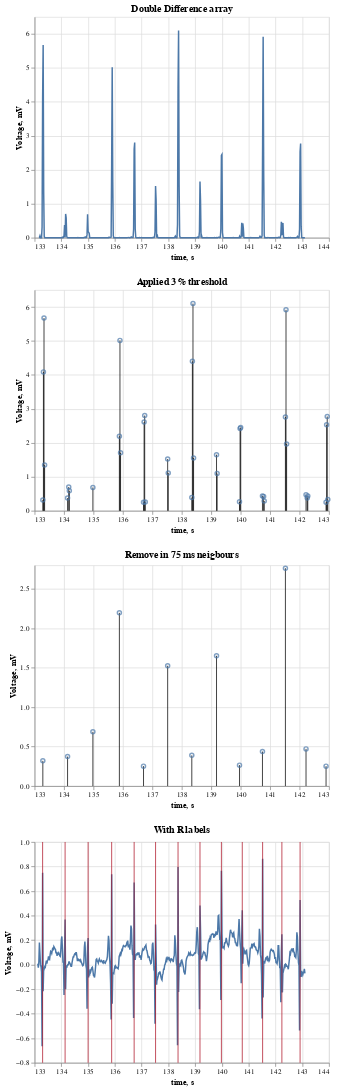

This figure's notebook cell:
### Code cell
get_rs(sig = get_signal(1, 'Standing still')[:500], show_step_visualization=True)

### Figure 1 — Vega-Lite specification as saved in the notebook (floating-point values rounded to 4 significant figures; data arrays with more than 128 entries replaced by an {"elided": "..."} marker saying what was removed)
{"config": {"view": {"continuousWidth": 400, "continuousHeight": 300}}, "vconcat": [{"data": {"name": "data-c5b668c76943dc1fe88d04c064b5c5e3"}, "mark": "line", "encoding": {"x": {"type": "quantitative", "axis": {"labels": true}, "field": "timepoint", "scale": {"zero": false}, "title": "time, s"}, "y": {"type": "quantitative", "field": "ECG-1", "title": "Voltage, mV"}}, "title": "Double Difference array"}, {"layer": [{"mark": "rule", "encoding": {"x": {"type": "quantitative", "axis": {"labels": true}, "field": "timepoint", "scale": {"zero": false}, "title": "time, s"}, "y": {"type": "quantitative", "field": "ECG-1", "title": "Voltage, mV"}}}, {"mark": "point", "encoding": {"x": {"type": "quantitative", "axis": {"labels": true}, "field": "timepoint", "scale": {"zero": false}, "title": "time, s"}, "y": {"type": "quantitative", "field": "ECG-1", "title": "Voltage, mV"}}}], "data": {"name": "data-dca73156e08d09b2b2376f5834f82542"}, "title": "Applied 3 % threshold"}, {"layer": [{"mark": "rule", "encoding": {"x": {"type": "quantitative", "axis": {"labels": true}, "field": "timepoint", "scale": {"zero": false}, "title": "time, s"}, "y": {"type": "quantitative", "field": "ECG-1", "title": "Voltage, mV"}}}, {"mark": "point", "encoding": {"x": {"type": "quantitative", "axis": {"labels": true}, "field": "timepoint", "scale": {"zero": false}, "title": "time, s"}, "y": {"type": "quantitative", "field": "ECG-1", "title": "Voltage, mV"}}}], "data": {"name": "data-bd0974d933e0e496a23db5ada7e36796"}, "title": "Remove in 75 ms neigbours"}, {"layer": [{"data": {"name": "data-2595a3f7cae4911136fd7b52ea159ea5"}, "mark": "line", "encoding": {"x": {"type": "quantitative", "axis": {"labels": true}, "field": "timepoint", "title": "time, s"}, "y": {"type": "quantitative", "field": "ECG-1", "title": "Voltage, mV"}}}, {"data": {"name": "data-ec649e397487d2faec2f768377aa5dd4"}, "mark": "rule", "encoding": {"color": {"value": "#ae1325"}, "x": {"type": "quantitative", "axis": {"labels": false}, "field": "label_time", "title": ""}}}], "title": "With R labels"}], "$schema": "https://vega.github.io/schema/vega-lite/v4.8.1.json", "datasets": {"data-c5b668c76943dc1fe88d04c064b5c5e3": {"elided": "498 records"}, "data-dca73156e08d09b2b2376f5834f82542": [{"timepoint": 133.3, "ECG-1": 0.3194}, {"timepoint": 133.3, "ECG-1": 4.088}, {"timepoint": 133.3, "ECG-1": 5.674}, {"timepoint": 133.3, "ECG-1": 1.345}, {"timepoint": 134.1, "ECG-1": 0.3736}, {"timepoint": 134.2, "ECG-1": 0.701}, {"timepoint": 134.2, "ECG-1": 0.5869}, {"timepoint": 135.0, "ECG-1": 0.687}, {"timepoint": 135.9, "ECG-1": 2.196}, {"timepoint": 135.9, "ECG-1": 5.016}, {"timepoint": 135.9, "ECG-1": 1.706}, {"timepoint": 136.7, "ECG-1": 0.2524}, {"timepoint": 136.7, "ECG-1": 2.611}, {"timepoint": 136.7, "ECG-1": 2.804}, {"timepoint": 136.8, "ECG-1": 0.2566}, {"timepoint": 137.5, "ECG-1": 1.525}, {"timepoint": 137.5, "ECG-1": 1.113}, {"timepoint": 138.3, "ECG-1": 0.3891}, {"timepoint": 138.4, "ECG-1": 4.399}, {"timepoint": 138.4, "ECG-1": 6.101}, {"timepoint": 138.4, "ECG-1": 1.556}, {"timepoint": 139.2, "ECG-1": 1.652}, {"timepoint": 139.2, "ECG-1": 1.095}, {"timepoint": 140.0, "ECG-1": 0.2651}, {"timepoint": 140.0, "ECG-1": 2.425}, {"timepoint": 140.0, "ECG-1": 2.451}, {"timepoint": 140.7, "ECG-1": 0.4375}, {"timepoint": 140.8, "ECG-1": 0.421}, {"timepoint": 140.8, "ECG-1": 0.2871}, {"timepoint": 141.5, "ECG-1": 2.762}, {"timepoint": 141.5, "ECG-1": 5.916}, {"timepoint": 141.6, "ECG-1": 1.967}, {"timepoint": 142.2, "ECG-1": 0.4714}, {"timepoint": 142.3, "ECG-1": 0.3787}, {"timepoint": 142.3, "ECG-1": 0.432}, {"timepoint": 142.9, "ECG-1": 0.2524}, {"timepoint": 142.9, "ECG-1": 2.531}, {"timepoint": 142.9, "ECG-1": 2.776}, {"timepoint": 143.0, "ECG-1": 0.3337}], "data-bd0974d933e0e496a23db5ada7e36796": [{"timepoint": 133.3, "ECG-1": 0.3194}, {"timepoint": 134.1, "ECG-1": 0.3736}, {"timepoint": 135.0, "ECG-1": 0.687}, {"timepoint": 135.9, "ECG-1": 2.196}, {"timepoint": 136.7, "ECG-1": 0.2524}, {"timepoint": 137.5, "ECG-1": 1.525}, {"timepoint": 138.3, "ECG-1": 0.3891}, {"timepoint": 139.2, "ECG-1": 1.652}, {"timepoint": 140.0, "ECG-1": 0.2651}, {"timepoint": 140.7, "ECG-1": 0.4375}, {"timepoint": 141.5, "ECG-1": 2.762}, {"timepoint": 142.2, "ECG-1": 0.4714}, {"timepoint": 142.9, "ECG-1": 0.2524}], "data-2595a3f7cae4911136fd7b52ea159ea5": {"elided": "500 records"}, "data-ec649e397487d2faec2f768377aa5dd4": [{"label_time": 133.3}, {"label_time": 134.1}, {"label_time": 135.0}, {"label_time": 135.9}, {"label_time": 136.7}, {"label_time": 137.5}, {"label_time": 138.4}, {"label_time": 139.2}, {"label_time": 140.0}, {"label_time": 140.8}, {"label_time": 141.5}, {"label_time": 142.2}, {"label_time": 142.9}]}}
